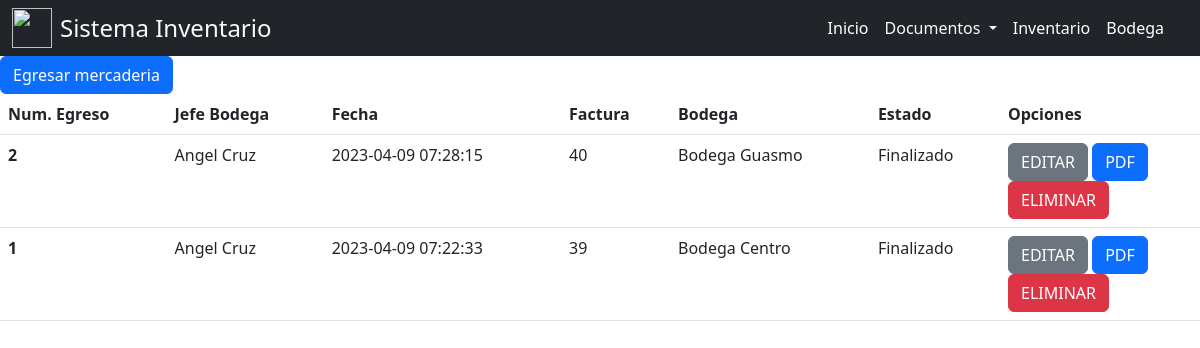
The page /view/Documentos/reciboegreso.php on the database its author committed.
### tables this page shows
CREATE TABLE `recibo_egreso` (
  `id_egreso` int(11) NOT NULL,
  `id_jefebodega` int(11) NOT NULL,
  `fechahora` timestamp NOT NULL DEFAULT current_timestamp(),
  `id_factura` int(11) NOT NULL,
  `id_bodega` int(11) NOT NULL,
  `estado` int(11) NOT NULL
);

CREATE TABLE `jefebodega` (
  `id` int(11) NOT NULL,
  `nombre` varchar(255) NOT NULL,
  `apellido` varchar(255) NOT NULL,
  `cedula` int(10) NOT NULL,
  `celular` varchar(14) NOT NULL,
  `correo` varchar(255) NOT NULL,
  `estado` tinyint(1) NOT NULL
);

CREATE TABLE `bodega` (
  `id` int(11) NOT NULL,
  `nombre` varchar(255) NOT NULL,
  `direccion` varchar(255) NOT NULL,
  `estado` tinyint(1) NOT NULL
);

### config/config.php (called while the page is built)
<?php
    class config{
        private $host= "localhost";
        private $dbname="db_dsn08";
        private $user="root";
        private $password="";
        public function conexion(){
            try{
                $PDO = new PDO("mysql:host=".$this->host.";dbname=".$this->dbname,$this->user,$this->password);
                return $PDO;
            }catch(PDOException $e){
                return $e->getMessage();
            }
        }
    }
?>

### controller/controladorEgreso.php (called while the page is built, shortened)
<?php
    class controladorEgreso{
        private $model;
        public function __construct()
        {
            require_once("c://xampp/htdocs/sistemainventario/model/egreso.php");
            $this->model = new Egreso();
        }
        public function index(){
            return ($this->model->index()) ? $this->model->index() : false;
        }
    }
?>

### model/egreso.php (called while the page is built, shortened)
<?php
    class Egreso{
        private $PDO;
        public function __construct()
        {
            require_once("c://xampp/htdocs/sistemainventario/config/config.php");
            $con = new config();
            $this->PDO = $con->conexion();
        }
        public function index(){
            $statement = $this->PDO->prepare("SELECT re.*, jb.nombre AS nombre_jefe, jb.apellido AS apellido_jefe,
                                                            b.nombre AS nombre_bodega
                                                            FROM recibo_egreso re
                                                            LEFT JOIN jefebodega jb ON re.id_jefebodega = jb.id
                                                            LEFT JOIN bodega b ON re.id_bodega = b.id
                                                            WHERE re.estado != 1000");
            return ($statement->execute()) ? $statement->fetchAll() : false;
        }
    }
?>

### view/Documentos/reciboegreso.php (the view, shortened to what this page needs)
<?php
include("../../sidebar.php");
require_once("c://xampp/htdocs/sistemainventario/controller/controladorEgreso.php");
$obj = new controladorEgreso();
$rows = $obj->index();
?>
<a type="button" class="btn btn-primary btnadd" href="crearegreso.php">Egresar mercaderia</a>
<table class="table">
    <thead>
      <tr>
        <th scope="col">Num. Egreso</th>
        <th scope="col">Jefe Bodega</th>
        <th scope="col">Fecha</th>
        <th scope="col">Factura</th>
        <th scope="col">Bodega</th>
        <th scope="col">Estado</th>
        <th scope="col">Opciones</th>
      </tr>
    </thead>
    <tbody>
    <?php if($rows): ?>
        <?php foreach($rows as $row):?>
        <th scope="row"><?php echo $row['id_egreso']?></th>
        <td><?php echo $row['nombre_jefe'] . ' ' . $row['apellido_jefe']?></td>
        <td><?php echo $row['fechahora']?></td>
        <td><?php echo $row['id_factura']?></td>
        <td><?php echo $row['nombre_bodega']?></td>
        <td>
            <?php if($row['estado']==1){
                echo "En proceso";
            }elseif($row['estado']==2){
                echo "Finalizado";
            }?>
        </td>
        <td class="col-2">
            <a type="button" class="btn btn-secondary"  href="edit_egreso.php?id_egreso=<?=$row["id_egreso"]?>">
                EDITAR
        </a>
            <a class="btn btn-primary" role="button" href="pdf_egreso.php?id_egreso=<?=$row["id_egreso"]?>">PDF</a>
            <button  type="button" class="btn btn-danger" data-bs-toggle="modal" data-bs-target="#id<?=$row['id_egreso']?>">
                ELIMINAR
            </button>
        </td>
    <?php endforeach; ?>
    <?php else: ?>
        <tr>
            <td colspan="3" class="text-center">No hay registros actualmente</td>
        </tr>
    <?php endif; ?>
    </tbody>
  </table>

### sidebar.php (shortened to what this page needs)
<!DOCTYPE html>
<html lang="en">
<head>
    <link href="https://cdn.jsdelivr.net/npm/bootstrap@5.3.0-alpha1/dist/css/bootstrap.min.css" rel="stylesheet">
</head>
<body>
    <div>
        <nav class="navbar navbar-expand-lg navbar-dark bg-dark" aria-label="Offcanvas navbar large">
            <div class="container-fluid">
                <a href="/sistemainventario/index.php" class="d-flex align-items-center text-light text-decoration-none">
                    <img src="/sistemainventario/assets/img/logo_itb.png" width="40" height="40" class="me-2" viewBox="0 0 118 94" alt="">
                    <span class="fs-4">Sistema Inventario</span>
                </a>
                <div class="offcanvas offcanvas-end text-bg-dark" tabindex="-1" id="offcanvasNavbar2" aria-labelledby="offcanvasNavbar2Label">
                    <div class="offcanvas-body">
                        <ul class="navbar-nav justify-content-end flex-grow-1 pe-3">
                            <li class="nav-item">
                                <a class="nav-link active" aria-current="page" href="/sistemainventario/index.php">Inicio</a>
                            </li>
                            <li class="nav-item dropdown">
                                <a class="nav-link dropdown-toggle text-light" href="#" role="button" data-bs-toggle="dropdown" aria-expanded="false">
                                    Documentos
                                </a>
                            </li>
                            <li class="nav-item">
                                <a class="nav-link active" aria-current="page" href="/sistemainventario/view/Productos/index.php">Inventario</a>
                            </li>
                            <li class="nav-item">
                                <a class="nav-link active" aria-current="page" href="/sistemainventario/view/Bodega/index.php">Bodega</a>
                            </li>
                        </ul>
                    </div>
                </div>
            </div>
        </nav>
</div>
          <section>

### rows shown on the page
recibo_egreso: id_egreso "2", id_jefebodega.nombre "Angel", id_jefebodega.apellido "Cruz", fechahora "2023-04-09 07:28:15", id_factura "40", id_bodega.nombre "Bodega Guasmo", estado "Finalizado"
recibo_egreso: id_egreso "1", id_jefebodega.nombre "Angel", id_jefebodega.apellido "Cruz", fechahora "2023-04-09 07:22:33", id_factura "39", id_bodega.nombre "Bodega Centro", estado "Finalizado"
